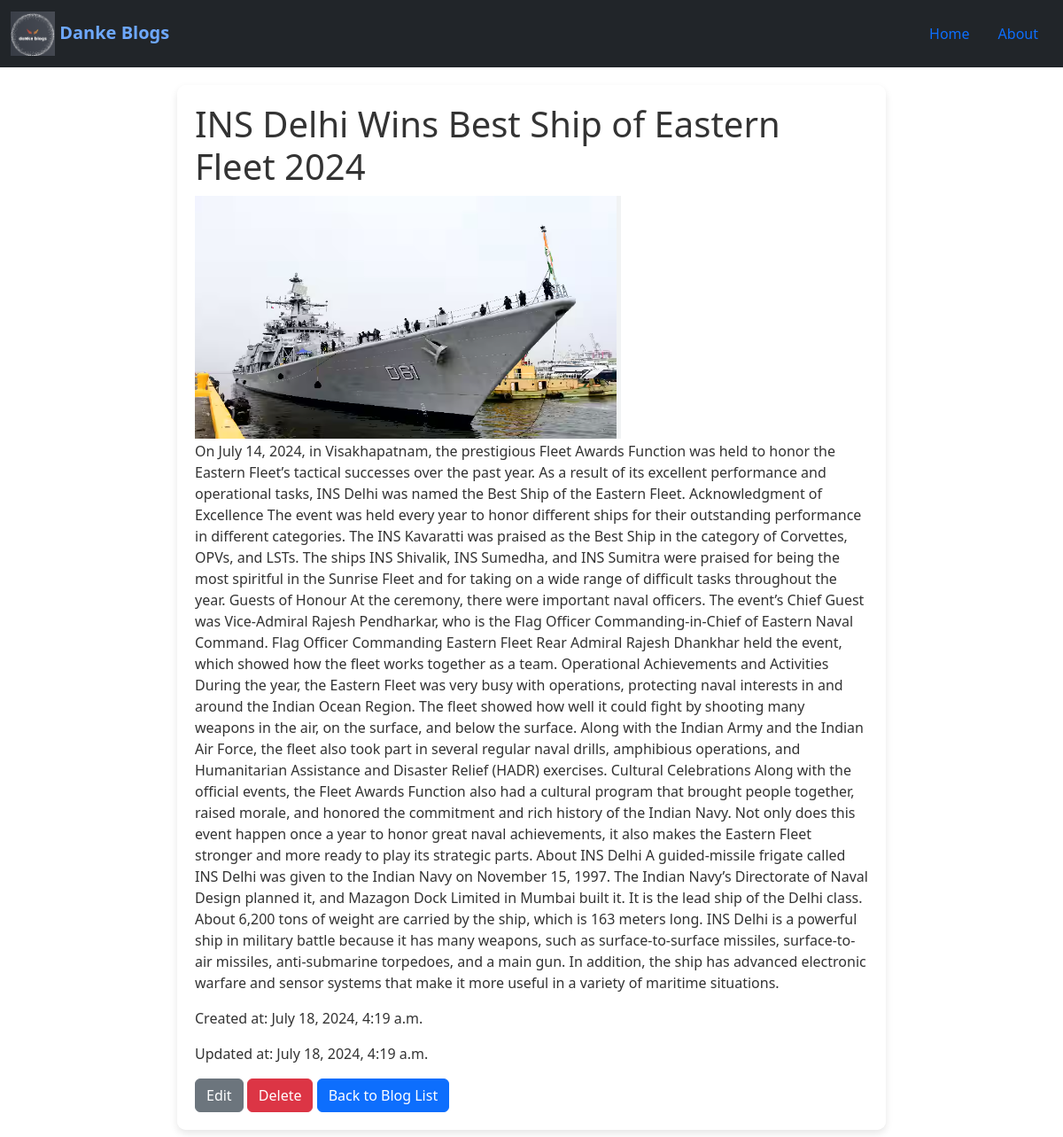
The page /blog/10/ on the database its author committed.
### blogs/models.py (models this page shows, shortened)
class Blog(models.Model):
    b_title = models.CharField(max_length=255)
    a_name = models.CharField(max_length=50)
    b_image=models.ImageField(upload_to='blog_image',default="default.jpg")
    b_content=models.TextField(default='')
    pub_on = models.DateTimeField(auto_now_add=True)
    update_on = models.DateTimeField(auto_now=True)

### blogs/views.py (the view)
# urls.py: path("blog/<int:pk>/", BlogDetailView.as_view(), name="blogdetail"),
class BlogDetailView(DetailView):
    model = Blog
    template_name = "blogdetail.html"
    context_object_name = "blog"

### templates/blogdetail.html (shortened to what this page needs)
{% extends 'base.html' %}
{% block body_class %}background{% endblock %}
{% block content %}
<div class="content-container">
<h1>{{ blog.b_title }}</h1>
{% if blog.b_image %}
    <img src="{{ blog.b_image.url }}" alt="..." style="max-width: 600px;">
{% endif %}
<p>{{ blog.b_content }}</p>
<p>Created at: {{ blog.pub_on }}</p>
<p>Updated at: {{ blog.update_on }}</p>
<a href="{% url 'blogupdate' pk=blog.pk %}" class="btn btn-secondary">Edit</a>
<a href="{% url 'blogdelete' pk=blog.pk %}" class="btn btn-danger">Delete</a>
<a href="{% url 'bloglist' %}" class="btn btn-primary">Back to Blog List</a>
</div>
{% endblock %}

### static/css/blogstyle.css (style rules this page uses)
.background { background-image: url(../images/b_bg.jpg); background-size: cover; background-repeat: no-repeat; background-attachment: fixed; background-position: center; height: 100%; }

### static/css/detail.css (style rules this page uses)
.content-container { background-color: rgba(255, 255, 255, 0.9); padding: 20px; border-radius: 10px; box-shadow: 0 4px 8px rgba(0, 0, 0, 0.1); max-width: 800px; margin: 20px auto; }
.content-container h1,p,a { color: #333333; }

### rows shown on the page
Blog: b_title "INS Delhi Wins Best Ship of Eastern Fleet 2024", b_image (picture), b_content "On July 14, 2024, in Visakhapatnam, the prestigious Fleet Awards Function was held to honor the Eastern Fleet’s tactical successes over the past year. As a result of its excellent performance and operational tasks, INS Delhi was named the Best Ship of the Eastern Fleet. Acknowledgment of Excellence The event was held every year to honor different ships for their outstanding performance in different categories. The INS Kavaratti was praised as the Best Ship in the category of Corvettes, OPVs, and LSTs. The ships INS Shivalik, INS Sumedha, and INS Sumitra were praised for being the most spiritful in the Sunrise Fleet and for taking on a wide range of difficult tasks throughout the year.…", pub_on "July 18, 2024, 4:19 a.m.", update_on "July 18, 2024, 4:19 a.m."
